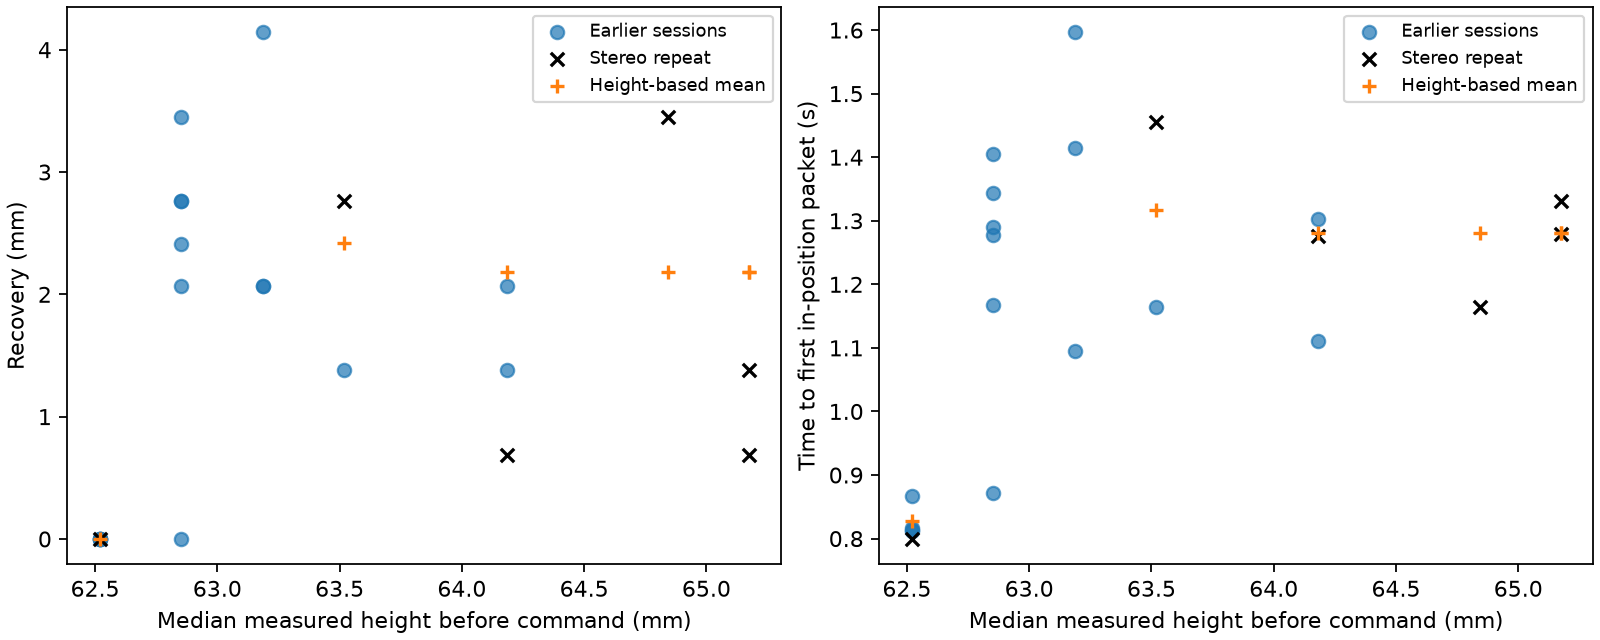

The script that saved this image:
"""Forecast recovery from the last 200 ms before a matched lowering command."""
import csv
from pathlib import Path
import sys
import numpy as np
import matplotlib.pyplot as plt

here=Path(__file__).resolve().parent
base=Path(sys.argv[1]) if len(sys.argv)>1 else here.parent/"workshop-joints-20261127/lift-duration"
held=Path(sys.argv[2]) if len(sys.argv)>2 else here/"recovery/sdk.csv"
def examples(path):
    with path.open() as f:
        rows=list(csv.DictReader(f))
    clock="s" if "s" in rows[0] else "relative_s"
    target="target_mm" if clock=="s" else "target"
    commands=[r for r in rows if r["event"]=="command"]
    states=[r for r in rows if r["event"]=="state"]
    time=np.array([float(r[clock]) for r in states])
    h=np.array([float(r["lift_mm"]) for r in states])
    flag=np.array([int(r["in_position"]) for r in states])
    result=[]
    for i,c in enumerate(commands):
        if i==0 or float(c[target])!=52 or float(commands[i-1][target])!=64:continue
        if clock=="s" and float(c["duration_s"])!=.6:continue
        start=float(c[clock]);stop=float(commands[i+1][clock]) if i+1<len(commands) else time[-1]+.01
        pre=h[(time>=start-.2)&(time<start)]
        assert len(pre)>=2
        off=np.flatnonzero((time>=start)&(time<stop)&(flag==0))[0]
        k=off+np.flatnonzero(flag[off:]==1)[0]
        assert time[k]<stop
        result.append([np.median(pre),h[k]-min(h[off:k+1]),time[k]-start])
    return np.array(result)

train=np.vstack([examples(base/s/"recording.csv") for s in ["status-52","history-52"]])
test=examples(held)
assert (len(train),len(test))==(16,6)
def crps(draws,actual):
    return np.mean(abs(draws-actual))-.5*np.mean(abs(draws[:,None]-draws))
sim_start=np.genfromtxt(here/"prelower-sim.csv",names=True,delimiter=",")["sim_initial_mm"]
assert len(sim_start)==len(test)
fig,axes=plt.subplots(1,2,figsize=(10,4),layout="constrained")
with open("prelower-scores.csv","w") as f:
    w=csv.writer(f,lineterminator="\n");w.writerow(["move","initial_mm","outcome","observed","pool_mean","conditional_mean","pool_crps","conditional_crps","pool_probability_positive","conditional_probability_positive","neighbors","sim_initial_mm","sim_conditional_mean"])
    for j,(ax,label) in enumerate(zip(axes,["Recovery (mm)","Time to first in-position packet (s)"]),1):
        ax.scatter(train[:,0],train[:,j],label="Earlier sessions",alpha=.7)
        for i,row in enumerate(test):
            distance=abs(np.rint(100*train[:,0])-round(100*row[0]))
            # Include all ties at the fourth-nearest distance.
            near=train[distance<=np.sort(distance)[3],j]
            sim_distance=abs(np.rint(100*train[:,0])-round(100*sim_start[i]))
            sim_near=train[sim_distance<=np.sort(sim_distance)[3],j]
            ax.scatter(row[0],row[j],color="black",marker="x",label="Stereo repeat" if not i else None)
            ax.scatter(row[0],np.mean(near),color="tab:orange",marker="+",label="Height-based mean" if not i else None)
            w.writerow([i+1,row[0],label,row[j],train[:,j].mean(),near.mean(),crps(train[:,j],row[j]),crps(near,row[j]),np.mean(train[:,j]>0),np.mean(near>0),len(near),sim_start[i],sim_near.mean()])
        ax.set(xlabel="Median measured height before command (mm)",ylabel=label)
        ax.legend(fontsize=8)
fig.savefig("prelower.png",dpi=160)
print("train",train.tolist(),"test",test.tolist())
